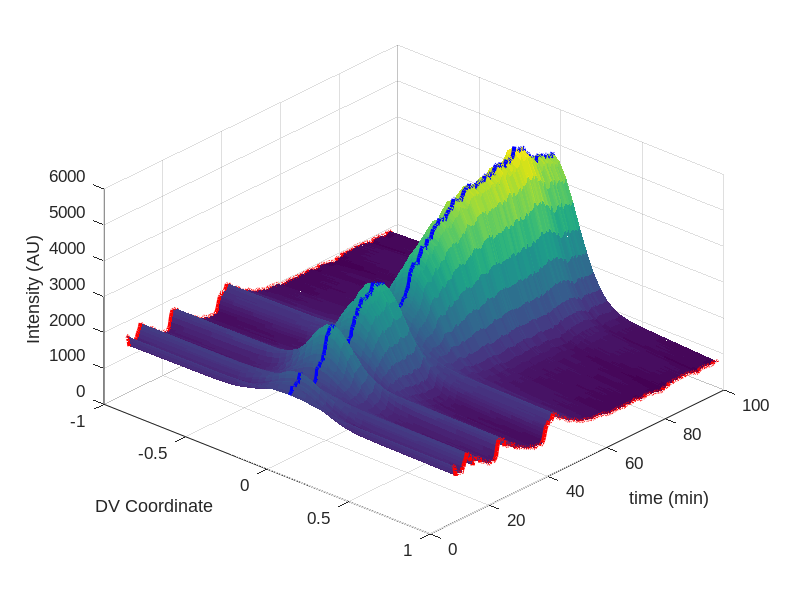

MATLAB code for this plot:
function [varargout]=plotGregsData

%% Greg's data
load('hybrid_embryo.mat')

A = data.A;
B = data.B;
t = data.t;
SIG = data.Sig;

%% NC 11
N11T = t(1:16);
N11A = A(1:16);
N11B = B(1:16);
sig = 0.15;
m = -0.07;
M = 25;
x = linspace(0,1,M);
N11D = repmat(N11A,1,M).*exp(-repmat(x,length(N11A),1).^2/2/sig.^2) + ...
    repmat(N11B,1,M) + m*N11A*x;
N11D = fliplr(rot90(N11D,3));

%% NC 12
N12T = t(33:60);
N12A = A(33:60);
N12B = B(33:60);

x = linspace(0,1,M);
N12D = repmat(N12A,1,M).*exp(-repmat(x,length(N12A),1).^2/2/sig.^2) + ...
    repmat(N12B,1,M) + m*N12A*x;
N12D = fliplr(rot90(N12D,3));

%% NC 13
N13T = t(76:126);
N13A = A(76:126);
N13B = B(76:126);
x = linspace(0,1,M);
N13D = repmat(N13A,1,M).*exp(-repmat(x,length(N13A),1).^2/2/sig.^2) + ...
    repmat(N13B,1,M) + m*N13A*x;
N13D = fliplr(rot90(N13D,3));

%% NC 14
N14T = t(147:327);
N14A = A(147:327);
N14B = B(147:327);
x = linspace(0,1,M);
N14D = repmat(N14A,1,M).*exp(-repmat(x,length(N14A),1).^2/2/sig.^2) + ...
    repmat(N14B,1,M) + m*N14A*x;
N14D = fliplr(rot90(N14D,3));

% figure
% hold on
% surf(N11T,x,N11D)
% surf(N11T,-x,N11D)
% surf(N12T,x,N12D)
% surf(N12T,-x,N12D)
% surf(N13T,x,N13D)
% surf(N13T,-x,N13D)
% surf(N14T,x,N14D)
% surf(N14T,-x,N14D)
% shading flat


allData = repmat(A,1,M).*exp(-repmat(x,length(A),1).^2/2/sig.^2) + ...
    repmat(B,1,M) + m*A*x;
A2 = data.A2;
B2 = data.B2;
Sig2 = data.Sig2;

totalDorsalAllData = repmat(A2,1,M).*exp(-repmat(x,length(A2),1).^2./2./repmat(Sig2,1,25).^2) + ...
    repmat(B2,1,M) + m*A2*x;
% figure
% hold on
% surf(x,t,allData)
% surf(-x,t,allData)
% shading flat
% view(78,20)

if nargout == 0
% figure
% hold on
% surf(x,t(1:375)+7.695,allData(1:375,:)/max(max(allData(1:375,:))))
% surf(-x,t(1:375)+7.695,allData(1:375,:)/max(max(allData(1:375,:))))
% shading flat
% view(42,42)
% title('Nuclear dl fluorescence (normalized)')

figure
hold on
surf(x,t(1:375)+7.695,allData(1:375,:))
surf(-x,t(1:375)+7.695,allData(1:375,:))
plot3(zeros(375,1),t(1:375)+7.695,allData(1:375,1),'Color','blue','LineWidth',3)
plot3(-1*ones(375,1),t(1:375)+7.695,allData(1:375,end),'Color','red','LineWidth',3)
plot3(ones(375,1),t(1:375)+7.695,allData(1:375,end),'Color','red','LineWidth',3)

shading flat
view(42,42)

% title('Nuclear dl fluorescence','FontName','Arial','FontSize',12)
xlabel('DV Coordinate','FontName','Arial','FontSize',12)
ylabel('time (min)','FontName','Arial','FontSize',12)
zlabel('Intensity (AU)','FontName','Arial','FontSize',12)
set(gca,'FontName','Arial','FontSize',12)
grid on
% 
% figure
% hold on
% plot(x,N11D(:,end))
% plot(-x,N11D(:,end))
% plot(x,N12D(:,end))
% plot(-x,N12D(:,end))
% plot(x,N13D(:,end))
% plot(-x,N13D(:,end))
% plot(x,N14D(:,end))
% plot(-x,N14D(:,end))
% shading flat

% figure
% hold on
% surf(x,t(1:375),totalDorsalAllData(1:375,:)/max(max(totalDorsalAllData(1:375,:))))
% surf(-x,t(1:375),totalDorsalAllData(1:375,:)/max(max(totalDorsalAllData(1:375,:))))
% shading flat
% view(42,42)
% title('Total dl fluorescence (normalized)')
% 
% figure
% hold on
% surf(x,t(1:375),allData(1:375,:)-totalDorsalAllData(1:375,:))
% surf(-x,t(1:375),allData(1:375,:)-totalDorsalAllData(1:375,:))
% shading flat
% view(42,42)
% title('Cytoplasmic dl fluorescence (normalized)?')
% plot3(zeros(375,1),t(1:375),allData(1:375,1),'LineWidth',3,'Color','blue')
% plot3(ones(375,1),t(1:375),allData(1:375,end),'LineWidth',3,'Color','red')
% plot3(-ones(375,1),t(1:375),allData(1:375,end),'LineWidth',3,'Color','red')
end




dat = {allData,totalDorsalAllData,x,t,SIG,N11D,N12D,N13D,N14D,N11T,N12T,N13T,N14T};
% assign varargout
varargout = cell(nargout);
for i = 1:max(nargout,1)
    varargout{i} = dat{i};
end

end



